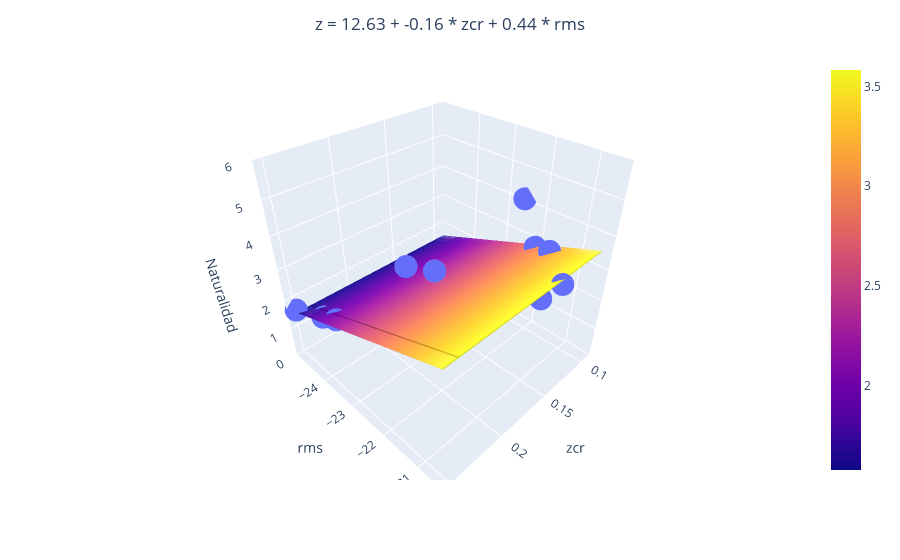

Notebook cell for this chart:
### Code cell
if len(dicc_model) == 2:
    import plotly.express as px
    import plotly.graph_objects as go

    # Seleccionamos solo las características seleccionadas en X
    X_selected = X[:, selected_features]

    # Entrenamos el modelo de regresión con las características seleccionadas
    regr_multivar = SVR(kernel='linear')
    regr_multivar.fit(X_selected, y)

    # Obtenemos las predicciones del modelo para las características seleccionadas
    y_pred = regr_multivar.predict(X_selected)

    # Crear la figura
    fig = px.scatter_3d(x=X_selected[:, 0], y=X_selected[:, 1], z=y)

    # Crear el plano de regresión
    xx, yy = np.meshgrid(X_selected[:, 0], X_selected[:, 1])
    zz = regr_multivar.intercept_ + np.dot(np.array([xx.ravel(), yy.ravel()]).T, regr_multivar.coef_.ravel()).reshape(xx.shape)
    fig.add_trace(go.Surface(x=xx, y=yy, z=zz, opacity=0.5))

    # Construir la cadena de texto para la ecuación del plano
    equation = f'z = {regr_multivar.intercept_[0].round(2)}'
    for i, (key, model) in enumerate(dicc_model.items()):
        equation += f' + {regr_multivar.coef_[0][i].round(2)} * {key.replace("_model", "")}'
    
    # Centrar el título
    fig.update_layout(title=dict(text=equation, x=0.5, xanchor='center'))

    # Etiquetas de los ejes y rango del eje z
    fig.update_layout(scene=dict(xaxis_title=list(dicc_model.keys())[0].replace("_model", ""), yaxis_title=list(dicc_model.keys())[1].replace("_model", ""), zaxis_title='Naturalidad', zaxis=dict(range=[0, 6]), yaxis=dict(tickvals=[-24, -23, -22, -21])))

    fig.write_html(os.path.join(PATH, TEST_FOLDER, REGGRESSION_FOLDER, NATURALIDAD_FOLDER, MALE_FOLDER, 'regresion_naturalidad_multivariable_male.html'))

    fig.show()

### Figure 1 — Plotly figure (JSON) as saved in the notebook; plotly's stock layout.template omitted (floating-point values rounded to 4 significant figures)
{"data": [{"hovertemplate": "x=%{x}<br>y=%{y}<br>z=%{z}<extra></extra>", "legendgroup": "", "marker": {"color": "#636efa", "symbol": "circle"}, "mode": "markers", "name": "", "scene": "scene", "showlegend": false, "type": "scatter3d", "x": [0.09805, 0.2516, 0.2392, 0.1055, 0.1851, 0.1374, 0.2398, 0.1423, 0.1727, 0.09304], "y": [-22, -25, -24, -21.5, -23.5, -21, -24.5, -20.5, -23, -22.5], "z": [2.925, 1.675, 1.825, 3.2, 2.875, 2.6, 1.55, 3.475, 2.825, 4.125]}, {"opacity": 0.5, "type": "surface", "x": [[0.09805, 0.2516, 0.2392, 0.1055, 0.1851, 0.1374, 0.2398, 0.1423, 0.1727, 0.09304], [0.09805, 0.2516, 0.2392, 0.1055, 0.1851, 0.1374, 0.2398, 0.1423, 0.1727, 0.09304], [0.09805, 0.2516, 0.2392, 0.1055, 0.1851, 0.1374, 0.2398, 0.1423, 0.1727, 0.09304], [0.09805, 0.2516, 0.2392, 0.1055, 0.1851, 0.1374, 0.2398, 0.1423, 0.1727, 0.09304], [0.09805, 0.2516, 0.2392, 0.1055, 0.1851, 0.1374, 0.2398, 0.1423, 0.1727, 0.09304], [0.09805, 0.2516, 0.2392, 0.1055, 0.1851, 0.1374, 0.2398, 0.1423, 0.1727, 0.09304], [0.09805, 0.2516, 0.2392, 0.1055, 0.1851, 0.1374, 0.2398, 0.1423, 0.1727, 0.09304], [0.09805, 0.2516, 0.2392, 0.1055, 0.1851, 0.1374, 0.2398, 0.1423, 0.1727, 0.09304], [0.09805, 0.2516, 0.2392, 0.1055, 0.1851, 0.1374, 0.2398, 0.1423, 0.1727, 0.09304], [0.09805, 0.2516, 0.2392, 0.1055, 0.1851, 0.1374, 0.2398, 0.1423, 0.1727, 0.09304]], "y": [[-22, -22, -22, -22, -22, -22, -22, -22, -22, -22], [-25, -25, -25, -25, -25, -25, -25, -25, -25, -25], [-24, -24, -24, -24, -24, -24, -24, -24, -24, -24], [-21.5, -21.5, -21.5, -21.5, -21.5, -21.5, -21.5, -21.5, -21.5, -21.5], [-23.5, -23.5, -23.5, -23.5, -23.5, -23.5, -23.5, -23.5, -23.5, -23.5], [-21, -21, -21, -21, -21, -21, -21, -21, -21, -21], [-24.5, -24.5, -24.5, -24.5, -24.5, -24.5, -24.5, -24.5, -24.5, -24.5], [-20.5, -20.5, -20.5, -20.5, -20.5, -20.5, -20.5, -20.5, -20.5, -20.5], [-23, -23, -23, -23, -23, -23, -23, -23, -23, -23], [-22.5, -22.5, -22.5, -22.5, -22.5, -22.5, -22.5, -22.5, -22.5, -22.5]], "z": [[2.922, 2.896, 2.898, 2.92, 2.907, 2.915, 2.898, 2.914, 2.909, 2.922], [1.6, 1.575, 1.577, 1.599, 1.586, 1.594, 1.577, 1.593, 1.588, 1.601], [2.041, 2.015, 2.018, 2.039, 2.026, 2.034, 2.017, 2.033, 2.028, 2.041], [3.142, 3.117, 3.119, 3.141, 3.128, 3.135, 3.119, 3.135, 3.13, 3.143], [2.261, 2.236, 2.238, 2.26, 2.247, 2.254, 2.238, 2.254, 2.249, 2.262], [3.362, 3.337, 3.339, 3.361, 3.348, 3.356, 3.339, 3.355, 3.35, 3.363], [1.82, 1.795, 1.797, 1.819, 1.806, 1.814, 1.797, 1.813, 1.808, 1.821], [3.582, 3.557, 3.559, 3.581, 3.568, 3.576, 3.559, 3.575, 3.57, 3.583], [2.481, 2.456, 2.458, 2.48, 2.467, 2.475, 2.458, 2.474, 2.469, 2.482], [2.701, 2.676, 2.678, 2.7, 2.687, 2.695, 2.678, 2.694, 2.689, 2.702]]}], "layout": {"legend": {"tracegroupgap": 0}, "margin": {"t": 60}, "scene": {"domain": {"x": [0, 1], "y": [0, 1]}, "xaxis": {"title": {"text": "zcr"}}, "yaxis": {"tickvals": [-24, -23, -22, -21], "title": {"text": "rms"}}, "zaxis": {"range": [0, 6], "title": {"text": "Naturalidad"}}}, "title": {"text": "z = 12.63 + -0.16 * zcr + 0.44 * rms", "x": 0.5, "xanchor": "center"}}}
